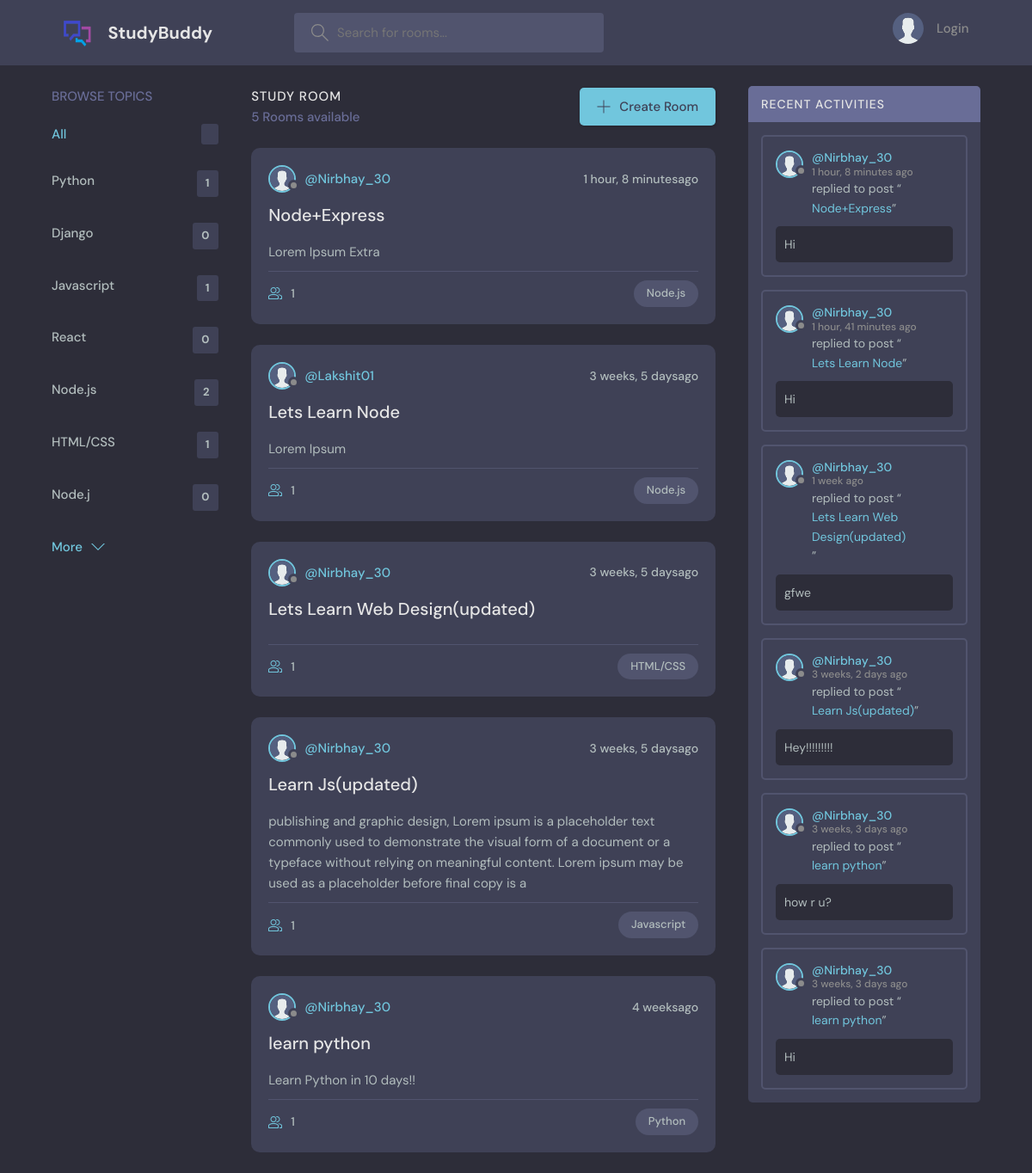
The page / on the database its author committed.
### base/models.py (models this page shows, shortened)
class Topic(models.Model):
    name = models.CharField(max_length=200)

class Room(models.Model):
    host = models.ForeignKey(User, on_delete=models.SET_NULL,null=True)
    topic = models.ForeignKey(Topic, on_delete=models.SET_NULL,null=True)
    name = models.CharField(max_length=200)
    description= models.TextField(null=True, blank=True)
    participants= models.ManyToManyField(User,related_name='participants', blank =True)
    updated = models.DateTimeField(auto_now=True)
    created = models.DateTimeField(auto_now_add=True)
    class Meta:
        ordering=['-updated','-created']

class Message(models.Model):
    user = models.ForeignKey(User, on_delete=models.CASCADE)
    room = models.ForeignKey(Room, on_delete=models.CASCADE)
    body = models.TextField()
    updated = models.DateTimeField(auto_now=True)
    created = models.DateTimeField(auto_now_add=True)
    class Meta:
        ordering=['-updated','-created']

### base/views.py (the view)
# urls.py: 2. Add a URL to urlpatterns:  path('', views.home, name='home')
def home(request):
    query = request.GET.get('q') if request.GET.get('q') != None else ''
    rooms=Room.objects.filter(
        Q(topic__name__icontains=query) |
        Q(name__icontains=query) |
        Q(description__icontains=query)
        )
    topics = Topic.objects.all()
    room_messages = Message.objects.filter(Q(room__topic__name__icontains=query))
    context={'rooms':rooms, 'topics': topics, 'room_messages':room_messages}
    return render(request,'base/home.html',context)

### base/templates/base/home.html (shortened to what this page needs)
{% extends 'main.html' %}
{% block content %}
<main class="layout layout--3">
  <div class="container">
    {% include 'base/topics_components.html' %}
    <div class="roomList">
      <div class="roomList__header">
        <div>
          <h2>Study Room</h2>
          <p>{{rooms.count}} Rooms available</p>
        </div>
        <a class="btn btn--main" href="{% url 'create-room' %}">
          <svg
            version="1.1"
            xmlns="http://www.w3.org/2000/svg"
            width="32"
            height="32"
            viewBox="0 0 32 32"
          >
            <title>add</title>
            <path
              d="M16.943 0.943h-1.885v14.115h-14.115v1.885h14.115v14.115h1.885v-14.115h14.115v-1.885h-14.115v-14.115z"
            ></path>
          </svg>
          Create Room
        </a>
      </div>
      {% include 'base/feed_component.html' %}
    </div>
    {% include 'base/activity_component.html'%}
  </div>
</main>
{% endblock content%}

### base/templates/base/topics_components.html
<div class="topics">
    <div class="topics__header">
      <h2>Browse Topics</h2>
    </div>
    <ul class="topics__list">
      <li>
        <a href="{% url 'homepage' %}" class="active">All <span>{{topic.count}}</span></a>
      </li>
      {% for topic in topics %}
      <li>
        <a href="{% url 'homepage' %}?q={{topic.name}}">{{topic.name}} <span>{{topic.room_set.all.count}}</span></a>
      </li>
    {% endfor %}
    </ul>
    <a class="btn btn--link" href="topics.html">
      More
      <svg
        version="1.1"
        xmlns="http://www.w3.org/2000/svg"
        width="32"
        height="32"
        viewBox="0 0 32 32"
      >
        <title>chevron-down</title>
        <path d="M16 21l-13-13h-3l16 16 16-16h-3l-13 13z"></path>
      </svg>
    </a>
  </div>

### base/templates/base/feed_component.html (shortened to what this page needs)
{% load static %}
{% for room in rooms %}
<div class="roomListRoom">
    <div class="roomListRoom__header">
      <a href="{% url 'user-profile' room.host.id %}" class="roomListRoom__author">
        <div class="avatar avatar--small">
          <img src="{% static 'images/avatar.svg' %}" alt="User_logo"/>
        </div>
        <span>@{{room.host.username}}</span>
      </a>
      <div class="roomListRoom__actions">
        <span>{{room.created|timesince}}ago</span>
      </div>
    </div>
    <div class="roomListRoom__content">
      <a href="{% url 'room' room.id %}">{{room.name}}</a>
      <p>
        {{room.description}}
      </p>
    </div>
    <div class="roomListRoom__meta">
      <a href="{% url 'room' room.id %}" class="roomListRoom__joined">
        {{room.participants.count}}
      </a>
      <p class="roomListRoom__topic">{{room.topic.name}}</p>
    </div>
  </div>
  {% endfor %}

### base/templates/base/activity_component.html (shortened to what this page needs)
{% load static %}
<div class="activities">
    <div class="activities__header">
      <h2>Recent Activities</h2>
    </div>
    {% for message in room_messages %}
    <div class="activities__box">
      <div class="activities__boxHeader roomListRoom__header">
        <a href="{% url 'user-profile' message.user.id %}" class="roomListRoom__author">
          <div class="avatar avatar--small">
            <img src="{% static 'images/avatar.svg' %}" alt=""/>
          </div>
          <p>
            @{{message.user}}
            <span>{{message.created|timesince}} ago</span>
          </p>
        </a>
      </div>
      <div class="activities__boxContent">
        <p>
          replied to post “<a href="{% url 'room' message.room.id %}">{{message.room.name}}</a
          >”
        </p>
        <div class="activities__boxRoomContent">
          {{message.body}}
        </div>
      </div>
    </div>
    {% endfor %}
  </div>

### rows shown on the page
Topic: name "Python", room_set.all.count "1"
Topic: name "Django", room_set.all.count "0"
Topic: name "Javascript", room_set.all.count "1"
Topic: name "React", room_set.all.count "0"
Topic: name "Node.js", room_set.all.count "2"
Topic: name "HTML/CSS", room_set.all.count "1"
Topic: name "Node.j", room_set.all.count "0"
Room: host.username "Nirbhay_30", created "1 hour, 8 minutes", name "Node+Express", description "Lorem Ipsum Extra", participants.count "1", topic.name "Node.js"
Room: host.username "Lakshit01", created "3 weeks, 5 days", name "Lets Learn Node", description "Lorem Ipsum", participants.count "1", topic.name "Node.js"
Room: host.username "Nirbhay_30", created "3 weeks, 5 days", name "Lets Learn Web Design(updated)", participants.count "1", topic.name "HTML/CSS"
Room: host.username "Nirbhay_30", created "3 weeks, 5 days", name "Learn Js(updated)", description "publishing and graphic design, Lorem ipsum is a placeholder text commonly used to demonstrate the visual form of a document or a typeface without relying on meaningful content. Lorem ipsum may be used as a placeholder before final copy is a", participants.count "1", topic.name "Javascript"
Room: host.username "Nirbhay_30", created "4 weeks", name "learn python", description "Learn Python in 10 days!!", participants.count "1", topic.name "Python"
Message: user "Nirbhay_30", created "1 hour, 8 minutes", room.name "Node+Express", body "Hi"
Message: user "Nirbhay_30", created "1 hour, 41 minutes", room.name "Lets Learn Node", body "Hi"
Message: user "Nirbhay_30", created "1 week", room.name "Lets Learn Web Design(updated)", body "gfwe"
Message: user "Nirbhay_30", created "3 weeks, 2 days", room.name "Learn Js(updated)", body "Hey!!!!!!!!!"
Message: user "Nirbhay_30", created "3 weeks, 3 days", room.name "learn python", body "how r u?"
Message: user "Nirbhay_30", created "3 weeks, 3 days", room.name "learn python", body "Hi"

### other values the page prints
{{ rooms.count }} "5"
